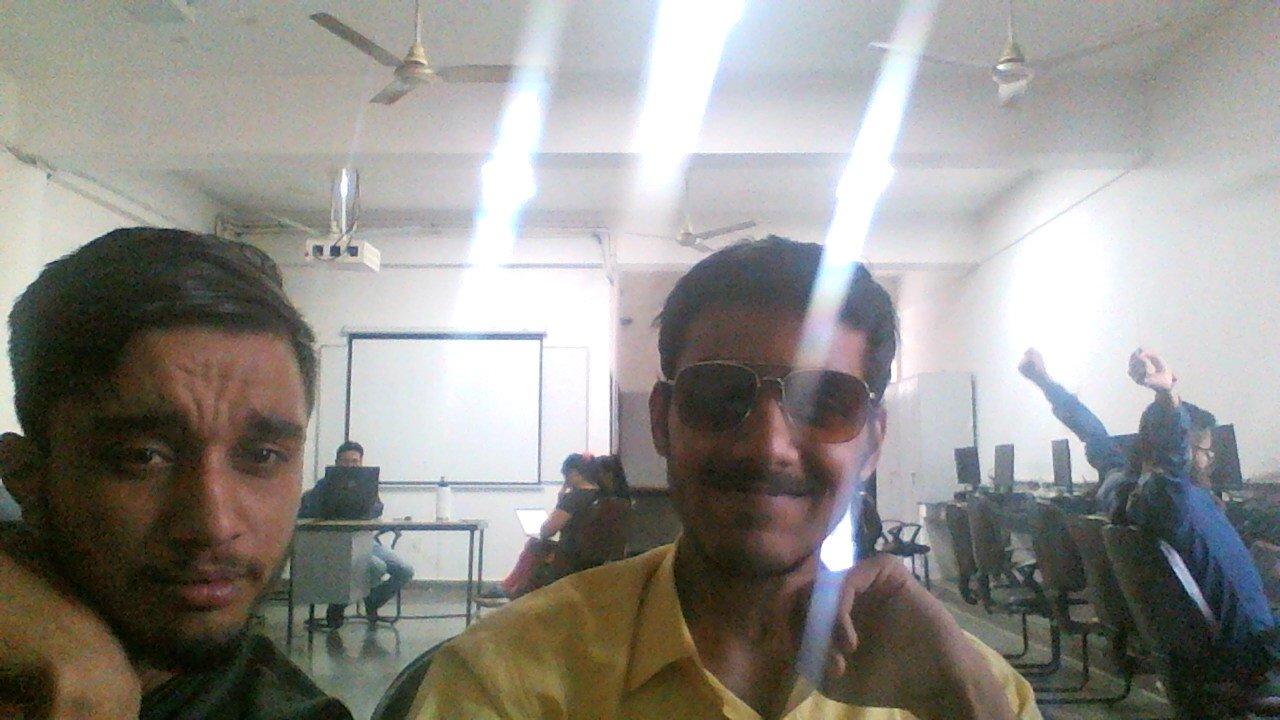
#> input picture photos/vy.jpg, 1280 x 720 px
$ python contours.py
#> lines starting #> are read from the running program, lines starting #| are printed output that depends on the picture; after the words box and inside, x2 and y2 are one past the last pixel; in counts of white or black regions, pixels touching at a corner belong together
### rescale.py
import cv2 as cv

def rescale_Frames(frame,scale=0.45):
#> called with scale = 0.45
    width = int(frame.shape[1] * scale)
#> width = 576
    height = int(frame.shape[0] * scale)
#> height = 324
    dimensions = (width ,height)
#> dimensions = (576, 324)
    return cv.resize(frame,dimensions,interpolation=cv.INTER_AREA)

### contours.py
import cv2 as cv

import numpy as np

import rescale
img = rescale.rescale_Frames(cv.imread("photos/vy.jpg"))
# cv.imshow("img",img)

gray = cv.cvtColor(img,cv.COLOR_BGR2GRAY)
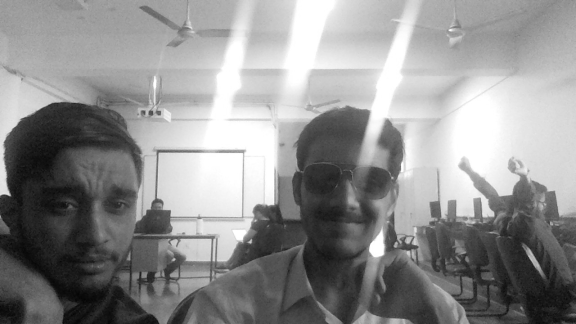
#> gray: shape (324, 576); min 4, max 255, mean 143.4
# [6 lines of commented-out code are left out]

blank = np.zeros(img.shape,dtype="uint8")
# cv.imshow("blank",blank)

ret ,thresh = cv.threshold(gray,125,250,cv.THRESH_BINARY)
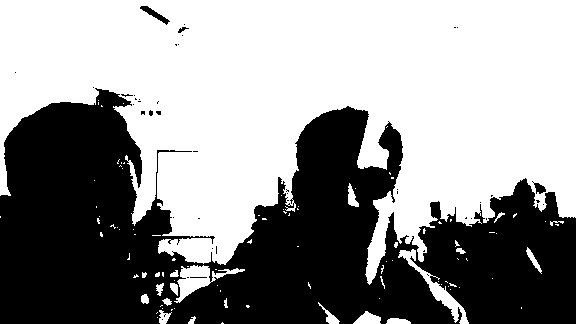
#> thresh: shape (324, 576); values 0 (black) and 250 (white), 57.6% white; 45 black regions (41 under 20 px)
# cv.imshow("thresh",thresh)

contours , hierarchies  = cv.findContours(thresh,cv.RETR_LIST,cv.CHAIN_APPROX_NONE)
#> contours = 158 contours, 133 with area under 20; largest, box (x1, y1, x2, y2) and area: (0, 0, 576, 285) 102901, (174, 265, 245, 303) 803, (398, 249, 469, 324) 741, (353, 311, 381, 324) 200, (139, 5, 171, 26) 195

cv.drawContours(blank,contours,-1,(0,0,255),1)
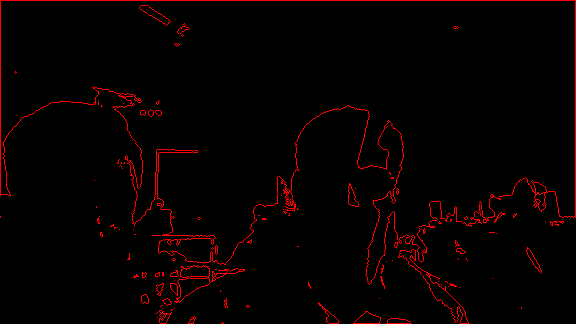
#> blank: shape (324, 576, 3); mean of channels 0, 1, 2 0, 0, 7; drawn as B, G, R
cv.imshow("countours drawn blank img",blank)

print(f'{len(contours)} in this image')
#| 158 in this image
cv.waitKey(0)
# dhanywad

$ run again, with photos/WIN_20230313_15_54_02_Pro.jpg copied over photos/vy.jpg
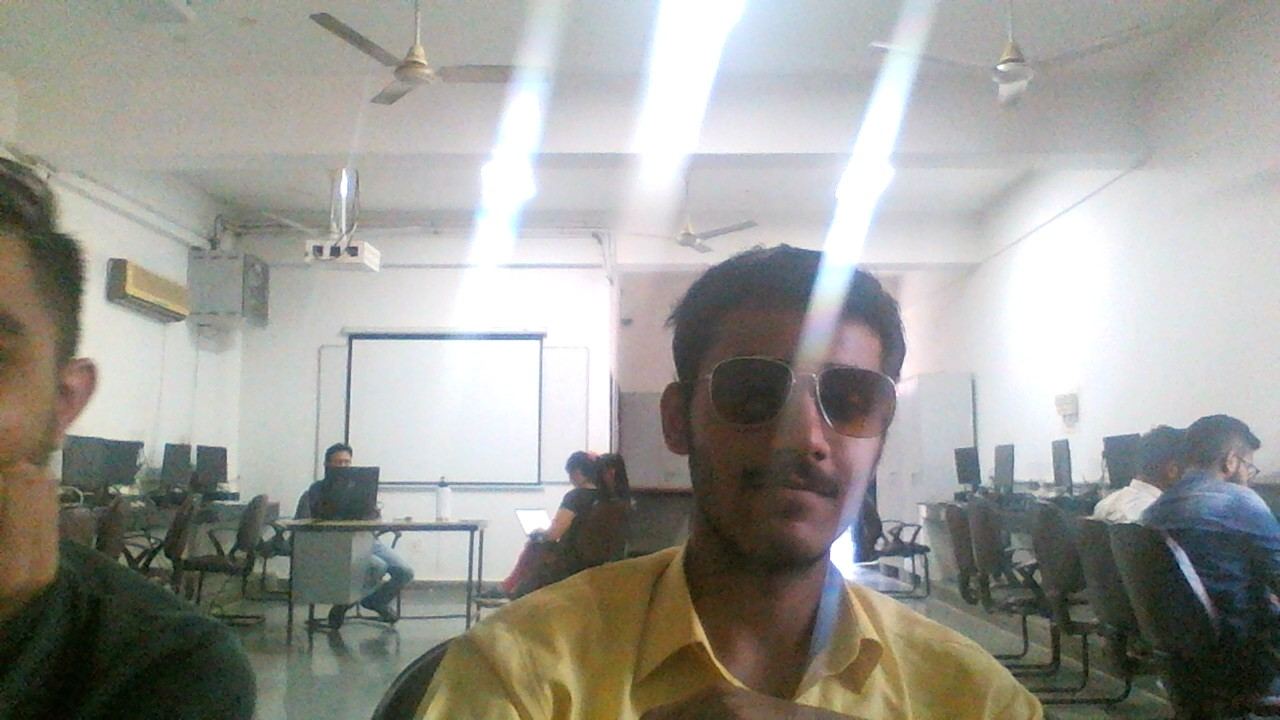
#> input picture photos/WIN_20230313_15_54_02_Pro.jpg, 1280 x 720 px
#> width = 576
#> dimensions = (576, 324)
#> `ret ,thresh = cv.threshold(gray,125,250,cv.THRESH_BINARY)`:
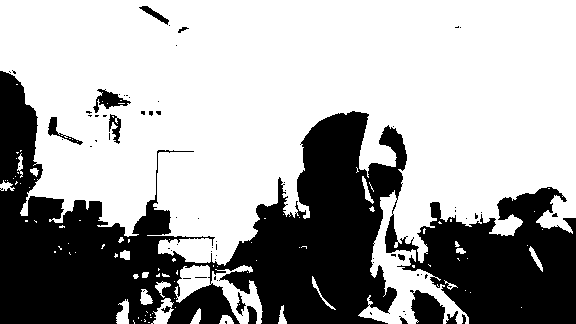
#> thresh: shape (324, 576); values 0 (black) and 250 (white), 65% white; 71 black regions (58 under 20 px)
#> contours = 192 contours, 158 with area under 20; largest, box (x1, y1, x2, y2) and area: (0, 0, 576, 324) 116519, (174, 265, 263, 324) 1880, (92, 88, 132, 114) 446, (151, 298, 174, 324) 290, (47, 116, 84, 146) 280
#> `cv.drawContours(blank,contours,-1,(0,0,255),1)`:
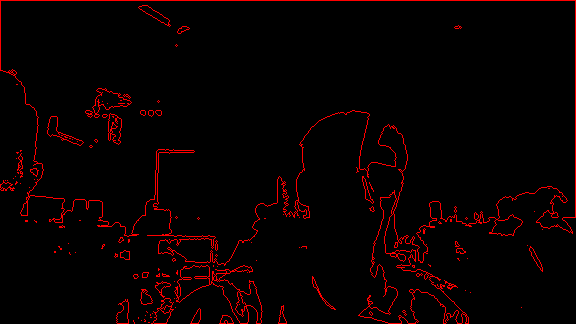
#> blank: shape (324, 576, 3); mean of channels 0, 1, 2 0, 0, 8.7; drawn as B, G, R
#| 192 in this image
